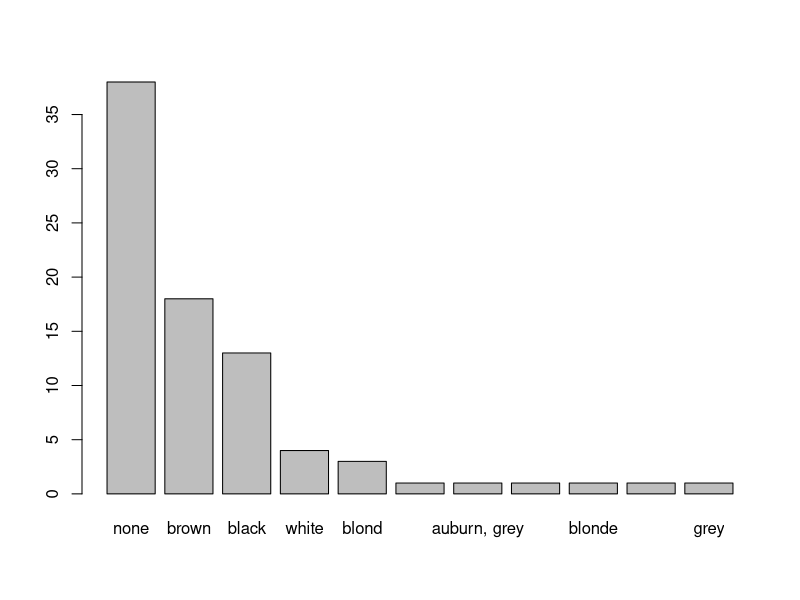
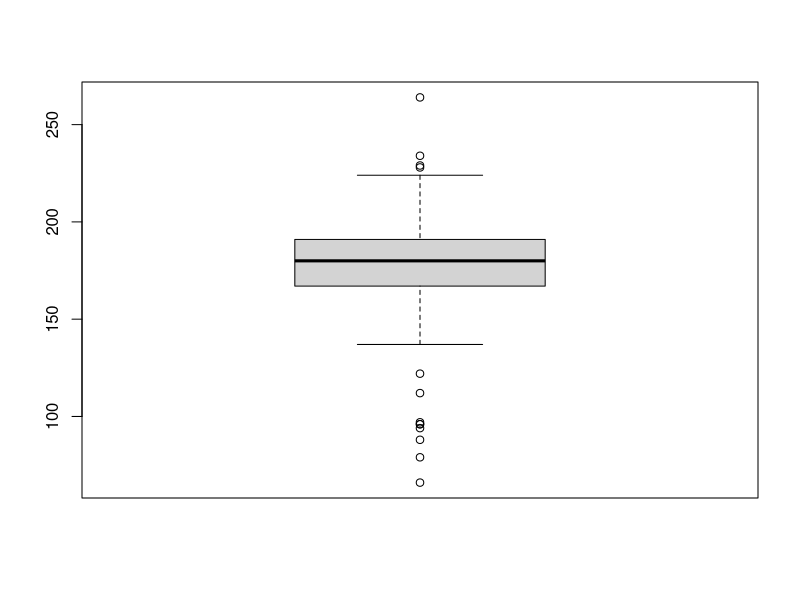

The R script that drew these images, in order:
## ---- chunk 1

#Load the 'tidyverse' package & 'star wars' data set

library(tidyverse)
data("starwars")
## ---- chunk 2
#To check how many rows and columns available in the data frame
dim(starwars)
## ---- chunk 3
#To get the glimps about the data frame like variable names & their datatypes
#Also look at the first few rows of each variable.
glimpse(starwars)
## ---- chunk 4
#To see the first few rows of data set in  nicely-formatted table.
head(starwars)
## ---- chunk 5
#To view the complete data set
view(starwars)
## ---- chunk 6
names(starwars)
## ---- chunk 7
#To know the unique values from particular variable
unique(starwars$hair_color)
## ---- chunk 8
#To know how many observations are there against the unique values in the variable(categorical)
#also sort it in descending order
#and view in the neat table format like Pivot Table from Excel

View(sort(table(starwars$hair_color), decreasing = TRUE))
## ---- chunk 9
#To get a frequency bar plot for the the particular variable(categorical)
barplot(sort(table(starwars$hair_color), decreasing = TRUE))

## ---- chunk 10
#Using pipes to get the same result

starwars %>% 
  select(hair_color) %>% 
  count(hair_color) %>% 
  arrange(desc(n)) %>% 
  view()
## ---- chunk 11
#To know the number of missing values in the variable
starwars %>% 
  select(hair_color) %>% 
  is.na() %>% 
  sum()
  
## ---- chunk 12
#To know the number of missing values from all the variables
sapply(starwars,function(x) sum(is.na(x)))
## ---- chunk 13
#exclude NA values while calculations
#na.rm is like asking the question, "Should we remove NAs from our code?"

starwars %>% 
  summarise(avg_height = mean(height,na.rm = TRUE))
## ---- chunk 14
#To Know the Minimum, Maximum, Mean etc. values
#For Numeric type variable
summary(starwars %>% 
          select(height))
## ---- chunk 15
#To get the box plot
boxplot(starwars %>% 
           select(height))
